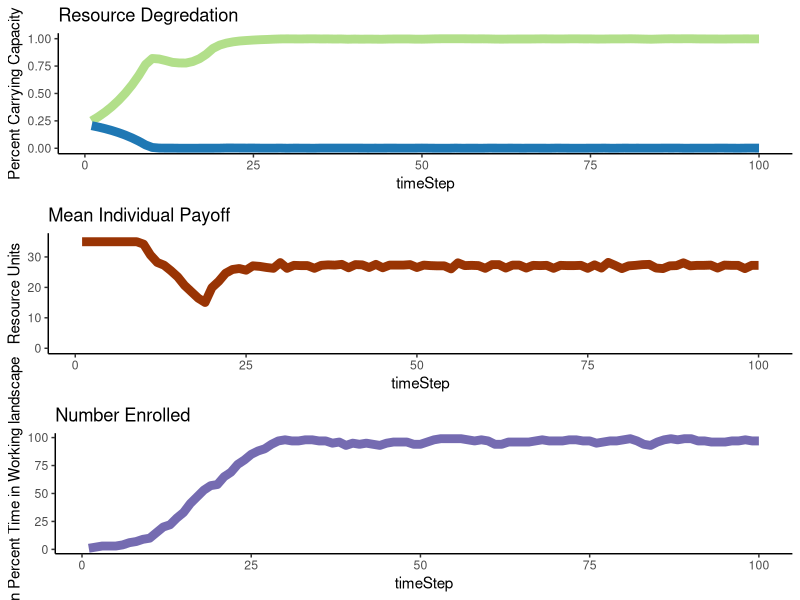
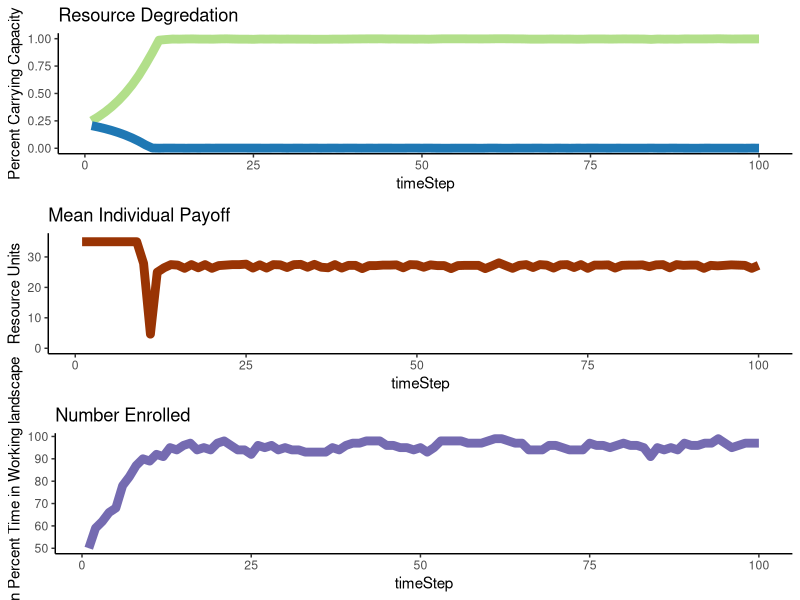
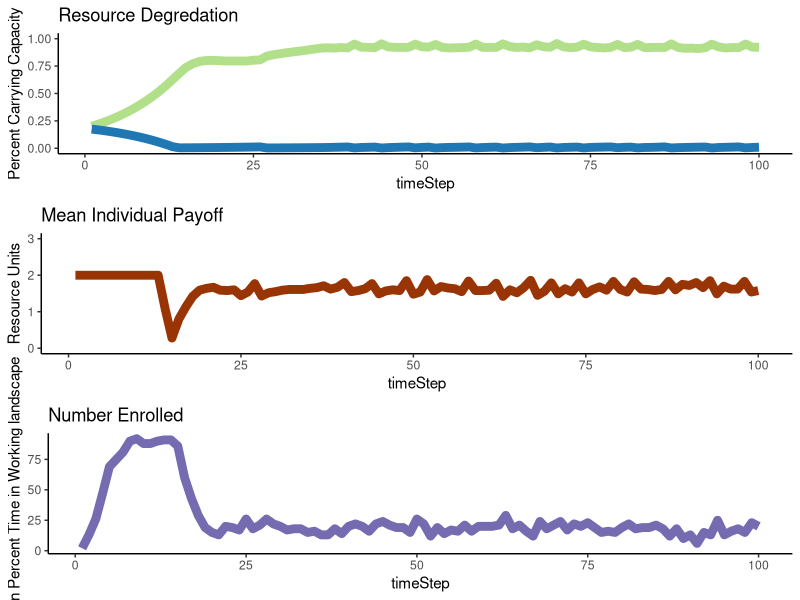
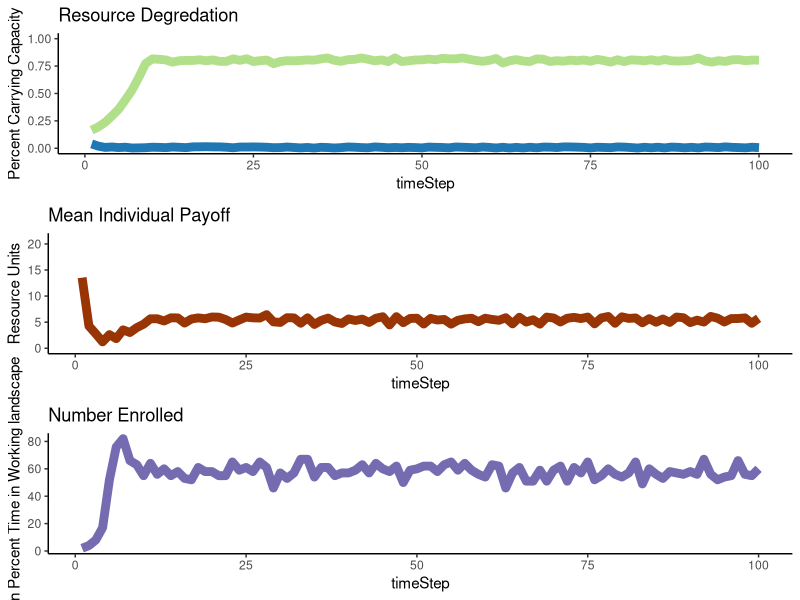

The R script that drew these images, in order:
#####Scheduling
#Establish a degraded resource
#set some of that into a conservation area
#Establish a population
#Some % of the population buys into the conservation project (low %)
#That % gets a payment every time step..maybe once?...maybe every 12 time steps?
#People not enrolled harvest from the entire landscape
#people enrolled harvest from just the un-conserved area. 
#At the end of each time step, everyone learns via success biased imitation (equation from equifinality paper)
#People either enroll of unenroll
#Measure the number of people enrolled/unenrolled
#Measure the % CC of the resource

#repeat for 1:t
library(ggplot2)
#####
abm<-function(#Specified parameters
  Individuals=100, #number of total resource users in a population
  
  TotalCarryingCapacity=10000, #total available resource units
  
  StartPercCarryingCapacity = 0.1, #amount of resources available in the landscape at the start in proportion to CC
  
  PaymentAmount = 5, 
  
  
  PercProtected=0.3, #percent of the total resource that's in a protected area
  
  EnrollPercStart=0.05, #percent of individuals who start by following the rules at t0
  
  LearningStrategy = "Success Bias", #options are Success Bias & Conformist...not implementing this...for now
  
  BiasStrength = 1.5,
  
  TimeSteps=20,
  ResourceRegenerationPerTimeStep=1.15,
  harvestMax=25,
  ProbOfMobility=0.5){
  
  ## Set parameters
  PercWorking= 1-PercProtected #percent of resource in a working landscape
  TotalCCResourceProtected=PercProtected*TotalCarryingCapacity #total resource units in carrying capacity of protected area
  TotalCCResourceWorking=PercWorking*TotalCarryingCapacity #total resource units in carrying capacity of working area
  StartResourceWorking = TotalCCResourceWorking*StartPercCarryingCapacity #number of resources in the working landscape starting
  StartResourceProtected = TotalCCResourceProtected*StartPercCarryingCapacity #number of resources in the protected landscape starting
  EnrollNumStart= as.integer(EnrollPercStart*Individuals) #number of individuals cooperating fully at t0
  NotEnrollNumStart= Individuals - EnrollNumStart#number of individuals defecting at t0
  Enrolled = c(rep(1,EnrollNumStart),rep(0,NotEnrollNumStart))#enrolled or not
  
  PercTimeProtected = PercProtected*(1-Enrolled) #percent of their foraging time each indv spends in the PA. For those not enrolled this is = the the % protected..Treat whole landscape equally
  PercTimeWorking = (1-PercTimeProtected)#percent of their foraging time each indv spends in the working landscape
  
  agents<-data.frame(Enrolled,
                     PercTimeProtected,
                     PercTimeWorking,
                     PayoffProtectedLastTime = rep(NA,Individuals),
                     PayoffWorkingLastTime= rep(NA,Individuals))   #dataframe to be filled with initial payoffs
  
  ProtectPerDefect<-ifelse(NotEnrollNumStart ==0,as.integer(StartResourceProtected),as.integer(StartResourceProtected/NotEnrollNumStart)) #protected area resources per each individual harvesting there
  WorkingPerTotal<-as.integer(StartResourceWorking/Individuals) #working landscape resources per individual

  
  for ( i in 1:nrow(agents)){  #fill the starting df percent payoff from the protected landscape is a function of the amount 
    agent2<-agents[i,]   #of resources there per individual searching there, and a random draw with a chance of success equal to time spent
    agents[i,5]<-rbinom(1,WorkingPerTotal,agent2$PercTimeWorking)
    agents[i,5]<-ifelse(agents[i,5]>=harvestMax,harvestMax,agents[i,5])
    agents[i,4]<- ifelse(agents[i,5]< harvestMax,rbinom(1,ProtectPerDefect,agent2$PercTimeProtected),0) #if they didnt get the max harvest, then 
    agents[i,4]<-ifelse(agents[i,4]>harvestMax-agents[i,5],harvestMax-agents[i,5],agents[i,4])
  } #see what they get from the working landscape first
  

  agents$PayoffTotalLastTime<- agents$PayoffProtectedLastTime + agents$PayoffWorkingLastTime #total payoff is the sum of what they get from both areas
  
  
  output<-data.frame(timeStep = 1:TimeSteps, #create df to fill with the outputs from each time step
                     Enrolled = rep(NA,TimeSteps),
                     NumResourcesProtect = rep(NA,TimeSteps),
                     percCCProtect = rep(NA,TimeSteps),
                     NumResourcesWorking = rep(NA,TimeSteps),
                     percCCWorking = rep(NA,TimeSteps),
                     meanPayoff = rep(NA,TimeSteps))
  
  output$Enrolled[1] <- sum(agents$Enrolled)  #fill it with the outouts from time 1
  output$NumResourcesProtect[1] <- StartResourceProtected-sum(agents$PayoffProtectedLastTime) 
  output$NumResourcesWorking[1] <- StartResourceWorking-sum(agents$PayoffWorkingLastTime) 
  output$percCCProtect[1]  <- output$NumResourcesProtect[1]/TotalCCResourceProtected
  output$percCCWorking[1]  <- output$NumResourcesWorking[1]/TotalCCResourceWorking
  output$meanPayoff[1]  <- mean(agents$PayoffTotalLastTime) 
  
  
  for (t in 2:TimeSteps){  #run the abm for all of the time steps
    
    #choose new strategy  
    
    LastTimeAgents<-agents  #save the agents from the previous time to a new df
    
    if(sum(LastTimeAgents$Enrolled)==Individuals){ #if there's no one NOT enrolled, unenroll someone at random
      LastTimeAgents[sample(1:Individuals,1),"Enrolled"]<-0
    }
    
    if(sum(LastTimeAgents$Enrolled)==0){ #if there's no one  enrolled, enroll someone at random
      LastTimeAgents[sample(1:Individuals,1),"Enrolled"]<-1
      
    }
    
    
    
    
    #give payments to enrolled individuals
    LastTimeAgents$PayoffTotalLastTime<-LastTimeAgents$PayoffTotalLastTime+(PaymentAmount*LastTimeAgents$Enrolled)
    
    succLearn<-function(agentdf){
      #meanPayoffEnroll
      if(sum(agentdf$Enrolled)==0){
        payMeanEnrl<-0}
      if(sum(agentdf$Enrolled)!=0){
      payMeanEnrl<-mean(agentdf[agentdf$Enrolled==1,]$PayoffTotalLastTime)}
      
      #meanPayoffUnenroll
      if(sum(agentdf$Enrolled)==nrow(agentdf)){
        payMeanNOTEnrl<-0}
      if(sum(agentdf$Enrolled)!=nrow(agentdf)){
        payMeanNOTEnrl<-mean(agentdf[agentdf$Enrolled==0,]$PayoffTotalLastTime)} 
      
      probEnroll<-exp(BiasStrength*payMeanEnrl)/
         (exp(BiasStrength*payMeanEnrl)+exp(BiasStrength*payMeanNOTEnrl))
        
        agentdf$Enrolled<-rbinom(nrow(agentdf),1, probEnroll)
      return(agentdf$Enrolled)
    }
    
    
    
    #need to change this so agents can spend varying portions of time in each zone
    
    if(LearningStrategy == "Success Bias"){
      
      #success biased leaning accross the whole group
      #NewEnroll<-succLearn(LastTimeAgents)
    #success biased learning within small groups
    NewEnroll<-rep(NA,Individuals)
    groups<-split(sample(1:Individuals),f=1:50)
    

    for(j in 1:length(groups)){
      group<-LastTimeAgents[groups[[j]],]      
      groupEnroll<-succLearn(group)  
      NewEnroll[groups[[j]]]<-groupEnroll
    }
    
  } #end success biased learning
    
  ###OLD one from Barrett. This does not model disease dynamics
    #ConfLearn<-function(agentdf){
      
      
      #probEnroll<-(length(which(agentdf$Enrolled==1)))^BiasStrength/
        #((length(which(agentdf$Enrolled==1)))^BiasStrength+(length(which(agentdf$Enrolled==0)))^BiasStrength)
      
      #apply to ALL agents
     # agentdf$Enrolled<-rbinom(nrow(agentdf),1, probEnroll)
      
      #apply to only unenrolled
     # agentsdf$Enrolled<-ifelse(agentsdf$Enrolled == 0, rbinom(1,1, probEnroll),1)
      
      #return(agentdf$Enrolled)
    #}
    
#BETTER implementation. disease spread
    
    
    
  #start conformist learning
  if(LearningStrategy=="Conformist Bias"){
    
    spreadProb<-0.25 #0.25
    recProb<-0.01 #0.1
    
    NewEnroll<-rep(NA,Individuals)
  
    
    for(a in 1:nrow(LastTimeAgents)){
      thisagent<-LastTimeAgents[a,]
      otheragents<-LastTimeAgents[-a,]
      pairagent<-otheragents[sample(1:nrow(otheragents),1),]
      if(thisagent$Enrolled == 1){    NewEnroll[a]<-rbinom(1,1,1-recProb)}
      if(thisagent$Enrolled == 0){    NewEnroll[a]<-ifelse(pairagent$Enrolled ==1,
                                                           rbinom(1,1,spreadProb),0 )}
      
    }
    
    
    
  }
    
  #end conformist learning
    
    PercTimeProtected = PercProtected*(1-NewEnroll) #percent of their foraging time each indv spends in the PA. For those not enrolled this is = the the % protected..Treat whole landscape equally
    PercTimeWorking = (1-PercTimeProtected)
    
    
    agents<-data.frame(Enrolled=NewEnroll,
                       PercTimeProtected,   #new agent dataframe to fill
                       PercTimeWorking,
                       PayoffProtectedLastTime = rep(NA,Individuals),
                       PayoffWorkingLastTime= rep(NA,Individuals)) 
    
    
    #New resource pools to pull from
    #Resources over the CC move with probability 'ProbOfMobility'
    
    NewProtectedResourcesTotal<-round(output$NumResourcesProtect[t-1] * ResourceRegenerationPerTimeStep,digits=0)
    ProtectedResourcesOverCC<-round(NewProtectedResourcesTotal-TotalCCResourceProtected,digits=0)
    ProtectedResourcesOverCC<- ifelse(ProtectedResourcesOverCC<=  0,0, ProtectedResourcesOverCC)
    
    NewWorkingResourcesTotal<-round(output$NumResourcesWorking[t-1] * ResourceRegenerationPerTimeStep,digits=0)
    WorkingResourcesOverCC<-round(NewWorkingResourcesTotal-TotalCCResourceWorking,digits=0)
    WorkingResourcesOverCC<- ifelse(WorkingResourcesOverCC<=  0,0, WorkingResourcesOverCC)
    
    
    ##Resource mobility
    
    
    #all resources mobile
    #LeaveWorking<-rbinom(1,NewWorkingResourcesTotal,ProbOfMobility) #number of resources which leave the protected area
    #LeaveProtected<-rbinom(1,NewProtectedResourcesTotal,ProbOfMobility)#number of resources which leave the working area
    
    #make it so only new resources can leave 
    LeaveWorking<-rbinom(1, WorkingResourcesOverCC,ProbOfMobility) #number of resources which leave the protected area
    LeaveProtected<-rbinom(1,ProtectedResourcesOverCC,ProbOfMobility)#number of resources which leave the working area
    
    
    #do the accounting on entering vs leaving individuals
    NewWorkingResourcesTotal<-NewWorkingResourcesTotal+LeaveProtected
    NewProtectedResourcesTotal<-NewProtectedResourcesTotal+LeaveWorking
    
    #Make sure they dont go over the CC again
    NewWorkingResourcesTotal<-ifelse(NewWorkingResourcesTotal<=TotalCCResourceWorking,NewWorkingResourcesTotal,TotalCCResourceWorking)
    NewProtectedResourcesTotal<-ifelse(NewProtectedResourcesTotal<=  TotalCCResourceProtected,NewProtectedResourcesTotal, TotalCCResourceProtected)
    
    #dont let them alll the way to 0. if they do they won't regenerate
    if(NewWorkingResourcesTotal==0){NewWorkingResourcesTotal<-as.integer(TotalCCResourceWorking*0.01)}
    if(NewProtectedResourcesTotal==0){NewProtectedResourcesTotal<-as.integer(TotalCCResourceProtected*0.01)}
    
    
    ##calculate available resources per individual
    if(nrow(agents[agents$PercTimeProtected>0,])==0){ProtectPerDefect<-NewProtectedResourcesTotal}
    if(nrow(agents[agents$PercTimeProtected>0,])!=0){ProtectPerDefect<-as.integer(NewProtectedResourcesTotal/nrow(agents[agents$PercTimeProtected>0,]))}
    WorkingPerTotal<-as.integer(NewWorkingResourcesTotal/Individuals)
    
    
    for ( i in 1:nrow(agents)){  #fill the starting df percent payoff from the protected landscape is a function of the amount 
      agent2<-agents[i,]   #of resources there per individual searching there, and a random draw with a chance of success equal to time spent
      agents[i,5]<-rbinom(1,WorkingPerTotal,agent2$PercTimeWorking)
      agents[i,5]<-ifelse(agents[i,5]>=harvestMax,harvestMax,agents[i,5])
      agents[i,4]<- ifelse(agents[i,5]< harvestMax,rbinom(1,ProtectPerDefect,agent2$PercTimeProtected),0) #if they didnt get the max harvest, then 
      agents[i,4]<-ifelse(agents[i,4]>harvestMax-agents[i,5],harvestMax-agents[i,5],agents[i,4])
    } #see what they get from the working landscape first
    
    
    
    agents$PayoffTotalLastTime<- agents$PayoffProtectedLastTime + agents$PayoffWorkingLastTime #total payoff is the sum of what they get from both areas
    
    output$Enrolled[t] <- sum(agents$Enrolled)  #fill it with the outouts from time 1
    output$NumResourcesProtect[t] <- NewProtectedResourcesTotal-sum(agents$PayoffProtectedLastTime) 
    output$NumResourcesWorking[t]  <- NewWorkingResourcesTotal-sum(agents$PayoffWorkingLastTime)
    output$percCCProtect[t]  <- output$NumResourcesProtect[t]/TotalCCResourceProtected
    output$percCCWorking[t]  <- output$NumResourcesWorking[t]/TotalCCResourceWorking
    output$meanPayoff[t]  <- mean(agents$PayoffTotalLastTime)
    
  }
  
  
  p1<-ggplot(data=output,aes(x=timeStep))+
    geom_line(aes(y=percCCProtect),size=3,color="#b2df8a")+
    geom_line(aes(y=percCCWorking),size=3,color="#1f78b4")+
    ylim(0, 1.0)+theme_classic()+ylab("Percent Carrying Capacity")+
    scale_colour_manual(name = 'Area', 
                        values =c('#b2df8a'='#b2df8a','#1f78b4'='#1f78b4'), labels = c('Protected Area','Working Landscape'))+
    ggtitle("Resource Degredation")
  
  
  p2<-ggplot(data=output,aes(x=timeStep))+
    geom_line(aes(y=meanPayoff),size=3,color="#993404")+
    theme_classic()+ylab("Resource Units")+ylim(0,harvestMax+1)+
    ggtitle("Mean Individual Payoff")
  
  p3<-ggplot(data=output,aes(x=timeStep))+
    geom_line(aes(y=Enrolled),size=3,color="#756bb1")+
    theme_classic()+ylab("Mean Percent Time in Working landscape")+
    ggtitle("Number Enrolled")
  
  x<-gridExtra::grid.arrange(p1,p2,p3,ncol=1)
  
  
  return(output) 
}


set.seed(2) #whole group
#set.seed(6) #small groups

deqdatPOS_Conform<-abm(#Specified parameters
  Individuals=100, #number of total resource users in a population
  TotalCarryingCapacity=100000, #total available resource units
  StartPercCarryingCapacity = 0.25, #amount of resources available in the landscape at the start in proportion to CC
  PercProtected=0.2, #percent of the total resource that's in a protected area
  EnrollPercStart=0.01, #percent of individuals who start by following the rules at t0
  LearningStrategy = "Conformist Bias", #options are Success Bias & Conformist...not implementing this...for now
  BiasStrength = 1.05,
  TimeSteps=100,
  ResourceRegenerationPerTimeStep=1.15,
  harvestMax=35,
  ProbOfMobility=0.9)

set.seed(1) #group level
set.seed(1) #small groups
deqdatNEG_Conform<-abm(#Specified parameters
  Individuals=100, #number of total resource users in a population
  TotalCarryingCapacity=100000, #total available resource units
  StartPercCarryingCapacity = 0.25, #amount of resources available in the landscape at the start in proportion to CC
  PercProtected=0.2, #percent of the total resource that's in a protected area
  EnrollPercStart=0.5, #percent of individuals who start by following the rules at t0
  LearningStrategy = "Conformist Bias", #options are Success Bias & Conformist...not implementing this...for now
  BiasStrength = 1.05,
  TimeSteps=100,
  ResourceRegenerationPerTimeStep=1.15,
  harvestMax=35,
  ProbOfMobility=0.9)

set.seed(1)
abm(#Specified parameters
  Individuals=100, #number of total resource users in a population
  
  TotalCarryingCapacity=10000, #total available resource units
  
  StartPercCarryingCapacity = 0.20, #amount of resources available in the landscape at the start in proportion to CC
  
  PaymentAmount = 1, 
  
  
  PercProtected=0.20, #percent of the total resource that's in a protected area
  
  EnrollPercStart=0.02, #percent of individuals who start by following the rules at t0
  
  LearningStrategy = "Success Bias", #options are Success Bias & Conformist...not implementing this...for now
  
  BiasStrength = 1.1,
  
  TimeSteps=100,
  ResourceRegenerationPerTimeStep=1.10, #.10
  harvestMax=2, #20
  ProbOfMobility=0.3)



set.seed(2)
#stable dynamics
abm(#Specified parameters
  Individuals=100, #number of total resource users in a population
  
  TotalCarryingCapacity=10000, #total available resource units
  
  StartPercCarryingCapacity = 0.20, #amount of resources available in the landscape at the start in proportion to CC
  
  PaymentAmount = 9, 
  
  
  PercProtected=0.20, #percent of the total resource that's in a protected area
  
  EnrollPercStart=0.02, #percent of individuals who start by following the rules at t0
  
  LearningStrategy = "Success Bias", #options are Success Bias & Conformist...not implementing this...for now
  
  BiasStrength = 1.1,
  
  TimeSteps=100,
  ResourceRegenerationPerTimeStep=1.5, #.10
  harvestMax=20, #20
  ProbOfMobility=0.3)
